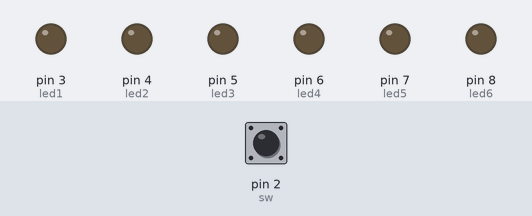
The sketch below on a simulated Arduino Uno, built with avr-gcc and run on an emulated ATmega328P. Shown: output pins drawn as LEDs (lit = HIGH). Dashed ring = blinking. Inputs (shaded band) come from the test bench; at power-on: pin 2 (sw) HIGH.

Above: at 1.2 s.
1.3 s: pin 2 (sw) pulled LOW for 0.15 s
At 1.8 s:
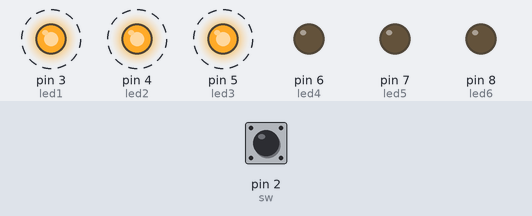
At 2.2 s:
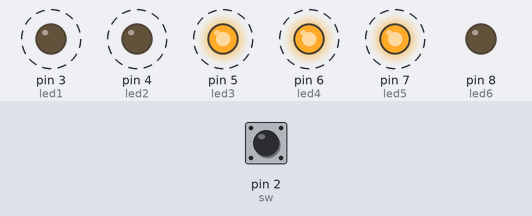
Timing chart, 0 to 10.3 s (numbered marks = the images above; inputs shaded):
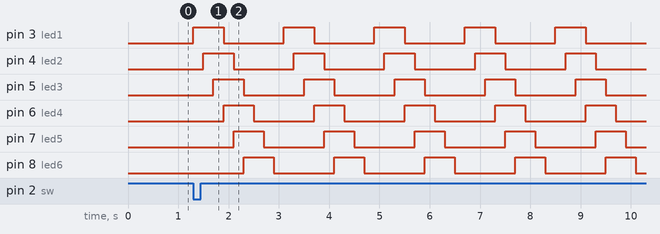

The sketch:

8led1switch.ino
```cpp
int sw=2;
int led1=3;
int led2=4;
int led3=5;
int led4=6;
int led5=7;
int led6=8;
int swread = 0;
int count=0;
void setup() {
  // put your setup code here, to run once:
pinMode(sw,INPUT_PULLUP);
pinMode(led1,OUTPUT);
pinMode(led2,OUTPUT);
pinMode(led3,OUTPUT);
pinMode(led4,OUTPUT);
pinMode(led5,OUTPUT);
pinMode(led6,OUTPUT);

}

void loop() {
  // put your main code here, to run repeatedly:
  swread=digitalRead(sw);
  if(swread==0)
  { for(int i=0;i<=100;i++)
  {
    start:
    count++;
    digitalWrite(led1,HIGH);
    delay(200);
    digitalWrite(led2,HIGH);
    delay(200);
    digitalWrite(led3,HIGH);
    delay(200);
    digitalWrite(led1,LOW);

    digitalWrite(led4,HIGH);
   delay(200);
    digitalWrite(led2,LOW);
    digitalWrite(led5,HIGH);
    delay(200);
    digitalWrite(led3,LOW);
    digitalWrite(led6,HIGH);
    delay(200);
    digitalWrite(led4,LOW);
    delay(200);
    digitalWrite(led5,LOW);
    delay(200);
    digitalWrite(led6,LOW);
    delay(200);
//    if(count>3)
//    {
//      count=0;
//      break;
//    }
    goto start;
  }
  }


}
```

Measured:
- after the input at 1.3 s, pin 3 (led1): alternates HIGH for 0.60 s and LOW for 1.2 s, starting at once; pin 4 (led2): alternates HIGH for 0.60 s and LOW for 1.2 s, starting after 0.20 s
